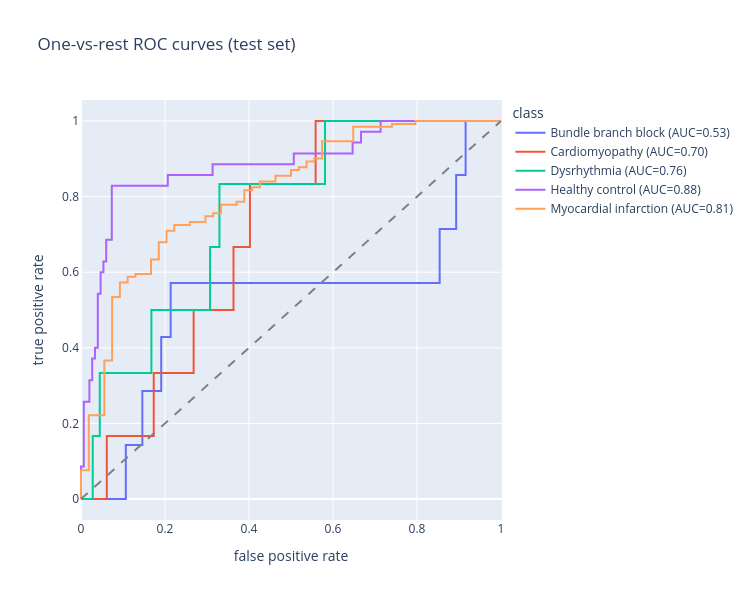

The code cell stored with this chart in its notebook:
### Code cell
# new: one-vs-rest ROC curve and AUC per diagnosis, using the softmax probabilities.
# Unlike the metrics above this does not depend on the argmax decision.
from sklearn.metrics import roc_curve, roc_auc_score
roc_rows = []
for k, label in enumerate(kept_labels):
    y_bin = (y_true_test == k).astype(int)
    if y_bin.min() == y_bin.max():  # class absent (or only class) in test set
        continue
    fpr, tpr, _ = roc_curve(y_bin, y_prob_test[:, k])
    auc = roc_auc_score(y_bin, y_prob_test[:, k])
    roc_rows.append(pd.DataFrame({"fpr": fpr, "tpr": tpr, "class": f"{label} (AUC={auc:.2f})"}))
fig_roc = px.line(pd.concat(roc_rows), x="fpr", y="tpr", color="class",
                  title="One-vs-rest ROC curves (test set)",
                  labels={"fpr": "false positive rate", "tpr": "true positive rate"})
fig_roc.add_shape(type="line", x0=0, y0=0, x1=1, y1=1, line=dict(dash="dash", color="grey"))
fig_roc.update_layout(width=750, height=600)
fig_roc.show()

### Figure 1 — Plotly figure (JSON) as saved in the notebook; plotly's stock layout.template omitted (floating-point values rounded to 4 significant figures)
{"data": [{"hovertemplate": "class=Bundle branch block (AUC=0.53)<br>false positive rate=%{x}<br>true positive rate=%{y}<extra></extra>", "legendgroup": "Bundle branch block (AUC=0.53)", "line": {"color": "#636efa", "dash": "solid"}, "marker": {"symbol": "circle"}, "mode": "lines", "name": "Bundle branch block (AUC=0.53)", "orientation": "v", "showlegend": true, "type": "scatter", "x": [0.0, 0.005618, 0.1067, 0.1067, 0.1461, 0.1461, 0.191, 0.191, 0.2135, 0.2135, 0.8539, 0.8539, 0.8933, 0.8933, 0.9157, 0.9157, 1.0], "xaxis": "x", "y": [0.0, 0.0, 0.0, 0.1429, 0.1429, 0.2857, 0.2857, 0.4286, 0.4286, 0.5714, 0.5714, 0.7143, 0.7143, 0.8571, 0.8571, 1.0, 1.0], "yaxis": "y"}, {"hovertemplate": "class=Cardiomyopathy (AUC=0.70)<br>false positive rate=%{x}<br>true positive rate=%{y}<extra></extra>", "legendgroup": "Cardiomyopathy (AUC=0.70)", "line": {"color": "#EF553B", "dash": "solid"}, "marker": {"symbol": "circle"}, "mode": "lines", "name": "Cardiomyopathy (AUC=0.70)", "orientation": "v", "showlegend": true, "type": "scatter", "x": [0.0, 0.005587, 0.06145, 0.06145, 0.1732, 0.1732, 0.2682, 0.2682, 0.3631, 0.3631, 0.4022, 0.4022, 0.5587, 0.5587, 1.0], "xaxis": "x", "y": [0.0, 0.0, 0.0, 0.1667, 0.1667, 0.3333, 0.3333, 0.5, 0.5, 0.6667, 0.6667, 0.8333, 0.8333, 1.0, 1.0], "yaxis": "y"}, {"hovertemplate": "class=Dysrhythmia (AUC=0.76)<br>false positive rate=%{x}<br>true positive rate=%{y}<extra></extra>", "legendgroup": "Dysrhythmia (AUC=0.76)", "line": {"color": "#00cc96", "dash": "solid"}, "marker": {"symbol": "circle"}, "mode": "lines", "name": "Dysrhythmia (AUC=0.76)", "orientation": "v", "showlegend": true, "type": "scatter", "x": [0.0, 0.005587, 0.02793, 0.02793, 0.04469, 0.04469, 0.1676, 0.1676, 0.3073, 0.3073, 0.3296, 0.3296, 0.581, 0.581, 1.0], "xaxis": "x", "y": [0.0, 0.0, 0.0, 0.1667, 0.1667, 0.3333, 0.3333, 0.5, 0.5, 0.6667, 0.6667, 0.8333, 0.8333, 1.0, 1.0], "yaxis": "y"}, {"hovertemplate": "class=Healthy control (AUC=0.88)<br>false positive rate=%{x}<br>true positive rate=%{y}<extra></extra>", "legendgroup": "Healthy control (AUC=0.88)", "line": {"color": "#ab63fa", "dash": "solid"}, "marker": {"symbol": "circle"}, "mode": "lines", "name": "Healthy control (AUC=0.88)", "orientation": "v", "showlegend": true, "type": "scatter", "x": [0.0, 0.0, 0.0, 0.006667, 0.006667, 0.02, 0.02, 0.02667, 0.02667, 0.03333, 0.03333, 0.04, 0.04, 0.04667, 0.04667, 0.05333, 0.05333, 0.06, 0.06, 0.07333, 0.07333, 0.2067, 0.2067, 0.3133, 0.3133, 0.5067, 0.5067, 0.6467, 0.6467, 0.6667, 0.6667, 0.7133, 0.7133, 1.0], "xaxis": "x", "y": [0.0, 0.02857, 0.08571, 0.08571, 0.2571, 0.2571, 0.3143, 0.3143, 0.3714, 0.3714, 0.4, 0.4, 0.5429, 0.5429, 0.6, 0.6, 0.6286, 0.6286, 0.6857, 0.6857, 0.8286, 0.8286, 0.8571, 0.8571, 0.8857, 0.8857, 0.9143, 0.9143, 0.9429, 0.9429, 0.9714, 0.9714, 1.0, 1.0], "yaxis": "y"}, {"hovertemplate": "class=Myocardial infarction (AUC=0.81)<br>false positive rate=%{x}<br>true positive rate=%{y}<extra></extra>", "legendgroup": "Myocardial infarction (AUC=0.81)", "line": {"color": "#FFA15A", "dash": "solid"}, "marker": {"symbol": "circle"}, "mode": "lines", "name": "Myocardial infarction (AUC=0.81)", "orientation": "v", "showlegend": true, "type": "scatter", "x": [0.0, 0.0, 0.0, 0.01852, 0.01852, 0.05556, 0.05556, 0.07407, 0.07407, 0.09259, 0.09259, 0.1111, 0.1111, 0.1296, 0.1296, 0.1667, 0.1667, 0.1852, 0.1852, 0.2037, 0.2037, 0.2222, 0.2222, 0.2593, 0.2593, 0.2963, 0.2963, 0.3148, 0.3148, 0.3333, 0.3333, 0.3704, 0.3704, 0.3889, 0.3889, 0.4074, 0.4074, 0.4259, 0.4259, 0.463, 0.463, 0.5, 0.5, 0.5185, 0.5185, 0.537, 0.537, 0.5556, 0.5556, 0.5741, 0.5741, 0.6481, 0.6481, 0.7407, 0.7407, 0.7963, 0.7963, 1.0], "xaxis": "x", "y": [0.0, 0.007634, 0.07634, 0.07634, 0.2214, 0.2214, 0.3664, 0.3664, 0.5344, 0.5344, 0.5725, 0.5725, 0.5878, 0.5878, 0.5954, 0.5954, 0.6336, 0.6336, 0.6794, 0.6794, 0.7099, 0.7099, 0.7252, 0.7252, 0.7328, 0.7328, 0.7481, 0.7481, 0.7557, 0.7557, 0.7786, 0.7786, 0.7863, 0.7863, 0.8168, 0.8168, 0.8244, 0.8244, 0.8397, 0.8397, 0.855, 0.855, 0.8702, 0.8702, 0.8779, 0.8779, 0.8931, 0.8931, 0.9008, 0.9008, 0.9466, 0.9466, 0.9847, 0.9847, 0.9924, 0.9924, 1.0, 1.0], "yaxis": "y"}], "layout": {"height": 600, "legend": {"title": {"text": "class"}, "tracegroupgap": 0}, "shapes": [{"line": {"color": "grey", "dash": "dash"}, "type": "line", "x0": 0, "x1": 1, "y0": 0, "y1": 1}], "title": {"text": "One-vs-rest ROC curves (test set)"}, "width": 750, "xaxis": {"anchor": "y", "domain": [0, 1], "title": {"text": "false positive rate"}}, "yaxis": {"anchor": "x", "domain": [0, 1], "title": {"text": "true positive rate"}}}}
